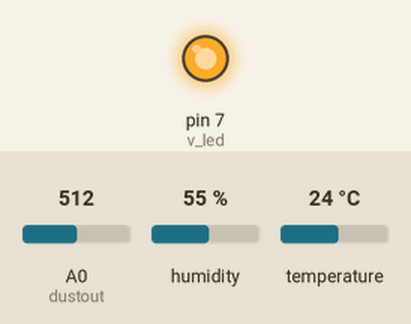
Simulated run of this sketch. Board: Arduino Uno, built with avr-gcc and run on an emulated ATmega328P. Shown: output pins drawn as LEDs (lit = HIGH). The inputs (shaded band) are chosen by the test bench; at power-on: A0 (dustout) = 512, humidity 55 %, temperature 24 °C. What the sketch prints to the serial monitor is not drawn.

Above: at 0.1 s.
Timing chart, 0 to 1.6 s (numbered marks = the images above):
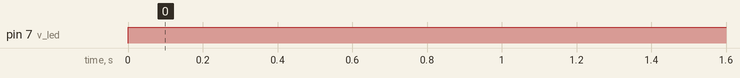

The sketch:

temphumidust.ino
```cpp
// Example testing sketch for various DHT humidity/temperature sensors
// Written by ladyada, public domain

#include "DHT.h"

#define no_dust 0.35
#define DHTPIN 4     // what pin we're connected to

// Uncomment whatever type you're using!
//#define DHTTYPE DHT11   // DHT 11
#define DHTTYPE DHT22   // DHT 22  (AM2302)
//#define DHTTYPE DHT21   // DHT 21 (AM2301)

// Connect pin 1 (on the left) of the sensor to +5V
// Connect pin 2 of the sensor to whatever your DHTPIN is
// Connect pin 4 (on the right) of the sensor to GROUND
// Connect a 10K resistor from pin 2 (data) to pin 1 (power) of the sensor

DHT dht(DHTPIN, DHTTYPE);

// 아두이노 - 미세 먼지 센서 연결
int dustout = A0;
int v_led = 7;

// 센서로 읽은 값 변수 선언
float vo_value = 0;

// 센서로 읽은 값을 전압으로 측정 변수
float sensor_voltage = 0;

// 실제 미세 먼지 밀도 변수
float dust_density = 0;

void setup() {
  Serial.begin(9600);
  pinMode(v_led, OUTPUT);

  dht.begin();
}

void loop() {


  // 미세 먼지 센서 동작
  digitalWrite(v_led, LOW);       // 적외선 LED ON
  delayMicroseconds(280);         // 280us동안 딜레이
  vo_value = analogRead(dustout); // 데이터를 읽음
  delayMicroseconds(40);          // 320us - 280us
  digitalWrite(v_led, HIGH);      // 적외선 LED OFF
  delayMicroseconds(9680);        // 10ms(주기) -320us(펄스 폭) 한 값

  sensor_voltage = get_voltage(vo_value);
  dust_density = get_dust_density(sensor_voltage);


  // Reading temperature or humidity takes about 250 milliseconds!
  // Sensor readings may also be up to 2 seconds 'old' (its a very slow sensor)
  float h = dht.readHumidity();
  float t = dht.readTemperature();
  Serial.print("DustDensity,");
  Serial.print(dust_density);
  // check if returns are valid, if they are NaN (not a number) then something went wrong!
  if (isnan(t) || isnan(h)) {
    Serial.println("Failed to read from DHT");
  } else {

    Serial.print(",Humidity,");
    Serial.print(h);
    Serial.print(",Temperature,");
    Serial.println(t);
    delayMicroseconds(280);
  }

  delay(50000);
}

float get_voltage(float value)
{
    // 아날로그 값을 전압 값으로 바꿈
    float V = value * 5.0 / 800; //1024
    return V;
}

float get_dust_density(float voltage)
{
    // 데이터 시트에 있는 미세 먼지 농도(ug) 공식 기준
    float dust = (voltage - no_dust) / 0.005;
    return dust;
}
```

Measured:
- by itself, pin 7 (v_led): LOW → HIGH at 0.00 s
